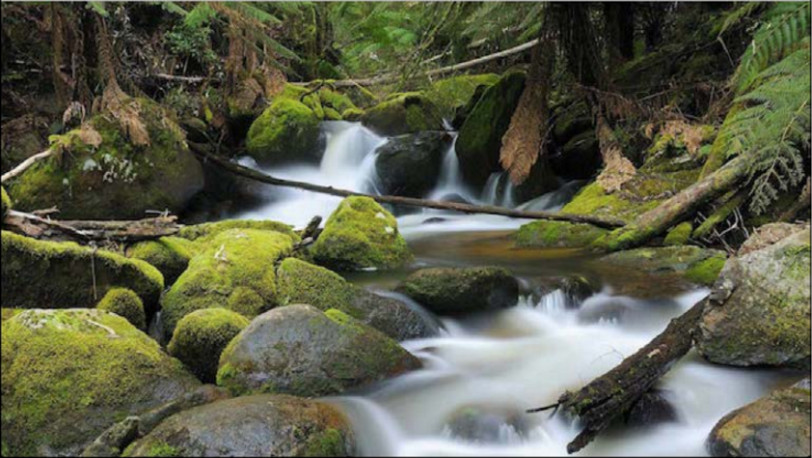
#> input picture python3_libraries/opencv/opencv3by_example/Chapter01/images/input.jpg, 812 x 458 px
$ python 04_image_color_split.py
#> lines starting #> are read from the running program, lines starting #| are printed output that depends on the picture
import cv2

img = cv2.imread('./images/input.jpg', cv2.IMREAD_COLOR)
#> img is the input picture: shape (458, 812, 3); mean B, G, R 72.5, 93.3, 91.1
gray_img = cv2.cvtColor(img, cv2.COLOR_RGB2GRAY)
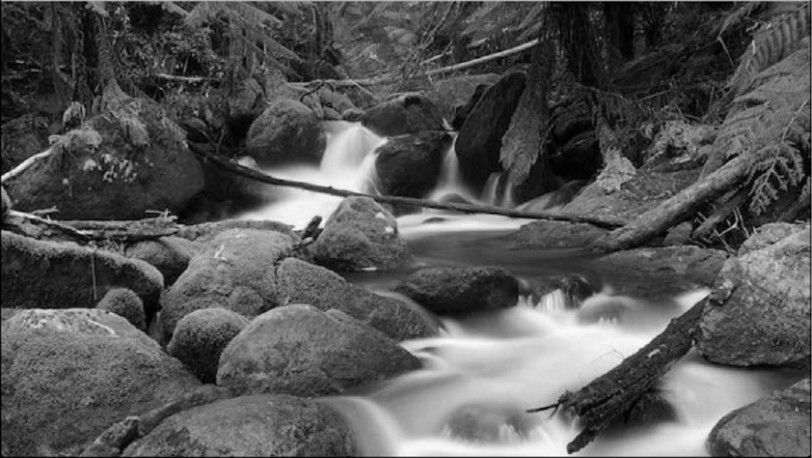
#> gray_img: shape (458, 812); min 0, max 253, mean 86.8

yuv_img = cv2.cvtColor(img, cv2.COLOR_BGR2YUV)
#> yuv_img: shape (458, 812, 3); mean of channels 0, 1, 2 90.3, 119.3, 128.8
y,u,v = cv2.split(yuv_img)
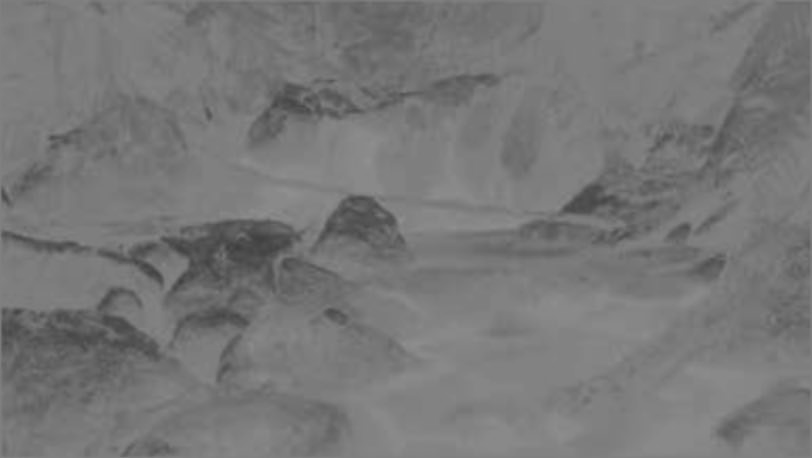
#> u: shape (458, 812); min 60, max 144, mean 119.3
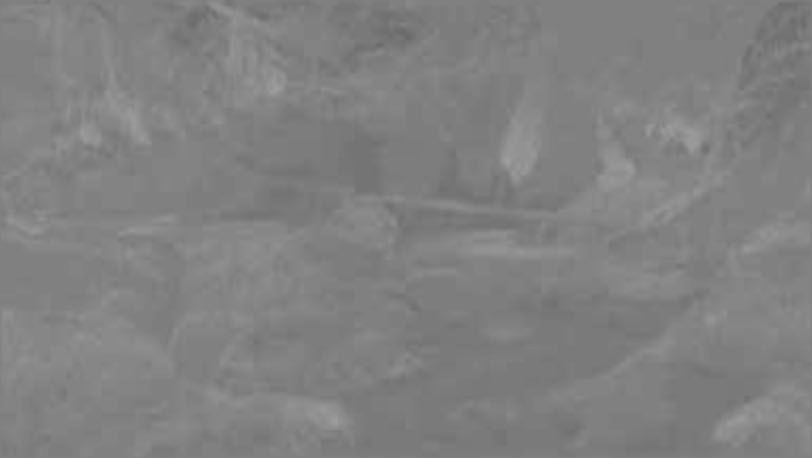
#> v: shape (458, 812); min 104, max 159, mean 128.8

cv2.imshow('Grayscale image', gray_img)
cv2.imshow('Y channel', y)
cv2.imshow('U channel', u)
cv2.imshow('V channel', v)

cv2.waitKey()
